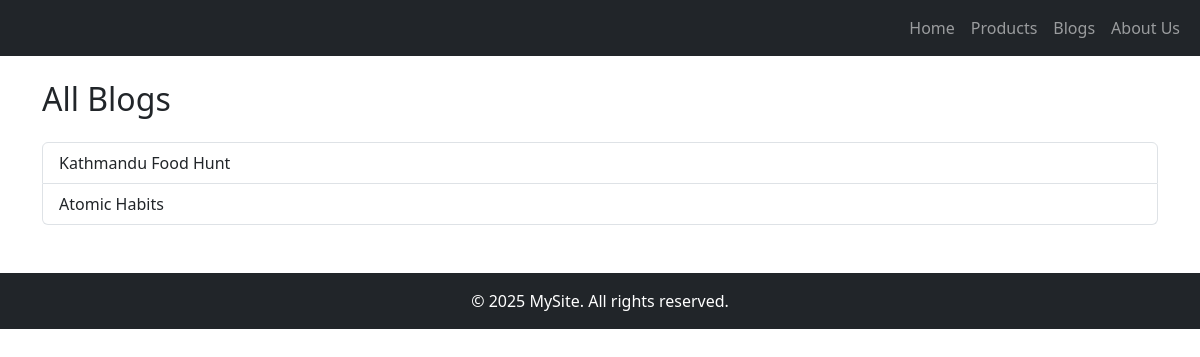
The app's page /blogs/, older data.
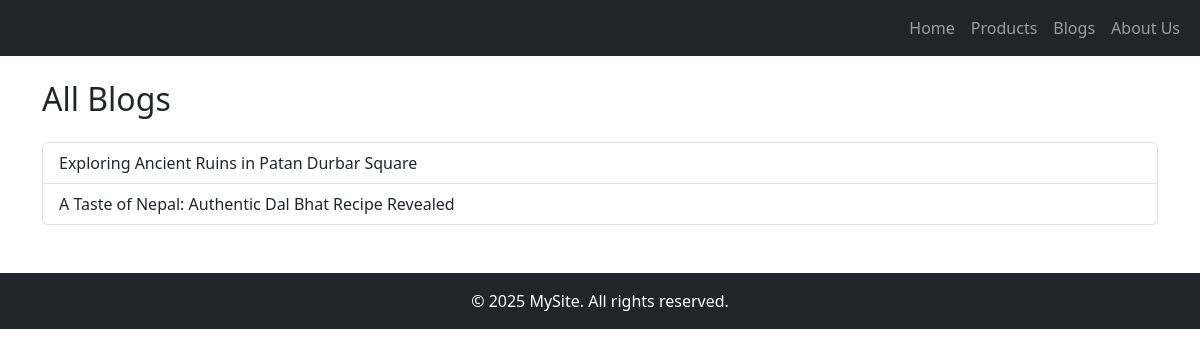
The same page, newer data.
### pages/models.py (models this page shows, shortened)
class Page(models.Model):
    title = models.CharField(max_length=100)
    slug = models.SlugField(unique=True)
    content = models.TextField()
    created_at = models.DateTimeField(auto_now_add=True)

### blogs/models.py (models this page shows, shortened)
class Blog(models.Model):
    title = models.CharField(max_length=100)
    description = models.TextField()
    status = models.BooleanField(default=0)
    category = models.ForeignKey(BlogCategory, on_delete=models.CASCADE)
    created_at = models.DateTimeField(default=timezone.now)
    blog_image = models.ImageField(upload_to='photos/blogs', blank=True, null=True)

### blogs/views.py (the view)
# urls.py: path('', views.blogs, name='blogs'),
def blogs(request):
    all_blogs = Blog.objects.all()
    return render(request, 'blogs/blogs1.html',{'blogs': all_blogs})

### pages/context_processors.py (called while the page is built)
def pages_links(request):
    pages = Page.objects.all()
    return {'pages': pages}

### sitesetting/context_processors.py (called while the page is built)
def site_settings(request):
    setting = SiteSetting.objects.first()
    return {'site_setting': setting}

### templates/blogs/blogs1.html
{% extends 'master/base1.html' %}
{% block content %}
<h2 class="mb-4">All Blogs</h2>
<div class="list-group">
  {% for blog in blogs %}
    <a href="{% url 'blog_detail' blog.pk %}" class="list-group-item list-group-item-action">
      {{ blog.title }}
    </a>
  {% endfor %}
</div>
{% endblock %}

### templates/includes/header1.html (shortened to what this page needs)
{% load static %}
<nav class="navbar navbar-expand-lg navbar-dark bg-dark">
  <div class="container-fluid">
    <div class="collapse navbar-collapse" id="navbarNav">
      <ul class="navbar-nav ms-auto">
        <li class="nav-item">
          <a class="nav-link" href="{% url 'home' %}">Home</a>
        </li>
        <li class="nav-item">
          <a class="nav-link" href="{% url 'products' %}">Products</a>
        </li>
        <li class="nav-item">
          <a class="nav-link" href="{% url 'blogs' %}">Blogs</a>
        </li>
        {% for page in pages %}
        <li class="nav-item">
          <a class="nav-link" href="{% url 'page_detail' page.slug %}">{{ page.title }}</a>
        </li>
        {% endfor %}
      </ul>
    </div>
  </div>
</nav>

Row changes from the older to the newer data that the page shows:
removed Blog: title "Kathmandu Food Hunt"
removed Blog: title "Atomic Habits"
added Blog: title "Exploring Ancient Ruins in Patan Durbar Square"
added Blog: title "A Taste of Nepal: Authentic Dal Bhat Recipe Revealed"
